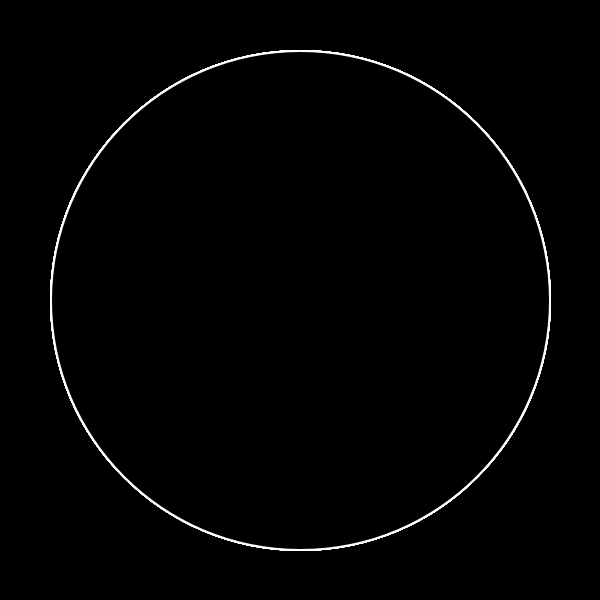
Frame 1 (no input)
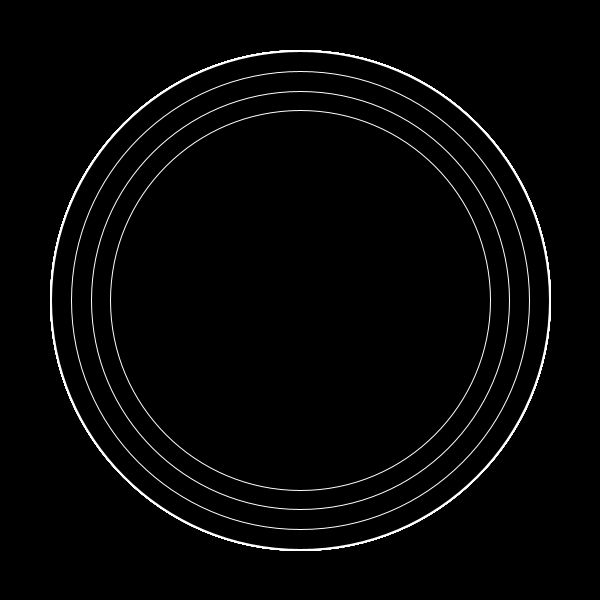
Frame 60 (the mouse pressed at the canvas centre just before this capture)
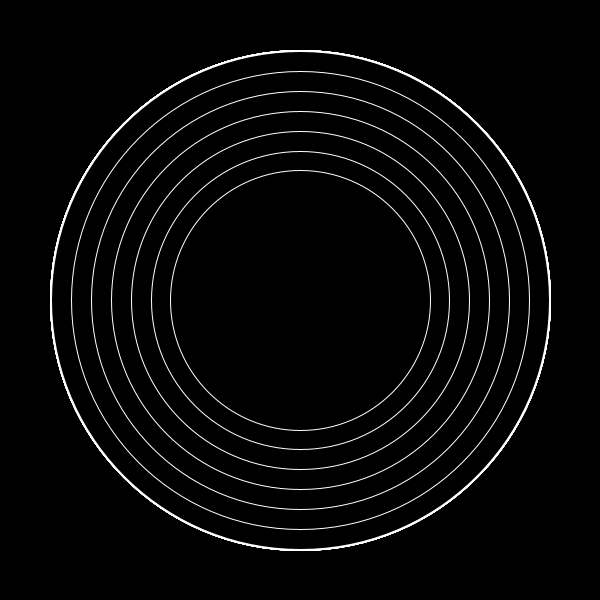
Frame 120 (the mouse held since frame 60 and released just before this capture)

The Processing sketch that drew these frames (run headless with seeded random() and noise(); from frame 60 on, the mouse is pressed at the canvas centre):

// Processing sketch: MainScript
// ── MainScript.pde
ArrayList<Circle> circles;

int initRadius;
int nbrCircles;

void setup(){
  size(600, 600);
  frameRate(10);
  noFill();
  stroke(255);
  
  initRadius = 250;
  nbrCircles = 20;
  
  circles = new ArrayList<Circle>();
  Circle circle = new Circle();
  circle.setFirst();
  circles.add(circle);
  for(int i=1; i<nbrCircles; i++){
    circle = new Circle();
    circle.setPrecedent(circles.get(i-1));
    circles.get(i-1).setNext(circle);
    circles.add(circle);
  }
  circles.get(nbrCircles-1).setNext(circles.get(0));
  circles.get(0).setPrecedent(circles.get(nbrCircles-1));
}

void draw(){
  background(0);
  translate(width/2, height/2);
  
  for(Circle circle : circles){
    circle.update();
    circle.display();
  }
}

// ── Circle.pde
class Circle{
  boolean moving;
  Circle precedent;
  Circle next;
  float radius;
 
  Circle(){
    this.moving = false;
    this.radius = initRadius;
  }
  
  void setFirst(){
    this.moving = true;
  }
  
  void setLast(){
    this.moving = false;
    this.radius = initRadius;
  }
  
  void setPrecedent(Circle c){
    this.precedent = c;
  }
  
  void setNext(Circle c){
    this.next = c;
  }
  
  void update(){
    if(!this.moving && this.next.radius <= this.radius - 20){
      this.moving = true;
    }
    if(this.moving){
      this.radius -= 1;
    }
    if(this.radius <= 0){
      this.moving = false;
      this.radius = initRadius;
    }
  }
  
  void display(){
    ellipse(0, 0, 2*this.radius, 2*this.radius);
  }
}
